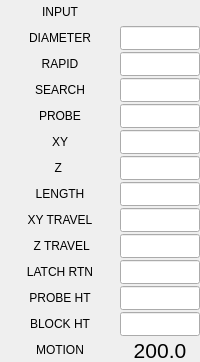
          <widget class="QWidget" name="widget_input" native="true">
           <property name="sizePolicy">
            <sizepolicy hsizetype="Preferred" vsizetype="Preferred">
             <horstretch>0</horstretch>
             <verstretch>0</verstretch>
            </sizepolicy>
           </property>
           <property name="minimumSize">
            <size>
             <width>160</width>
             <height>0</height>
            </size>
           </property>
           <property name="maximumSize">
            <size>
             <width>16777215</width>
             <height>16777215</height>
            </size>
           </property>
           <layout class="QVBoxLayout" name="verticalLayout_2">
            <property name="spacing">
             <number>2</number>
            </property>
            <property name="leftMargin">
             <number>0</number>
            </property>
            <property name="topMargin">
             <number>0</number>
            </property>
            <property name="rightMargin">
             <number>0</number>
            </property>
            <property name="bottomMargin">
             <number>0</number>
            </property>
            <item>
             <widget class="QWidget" name="widget_settings" native="true">
              <property name="minimumSize">
               <size>
                <width>0</width>
                <height>0</height>
               </size>
              </property>
              <layout class="QGridLayout" name="gridLayout_5">
               <property name="leftMargin">
                <number>0</number>
               </property>
               <property name="topMargin">
                <number>0</number>
               </property>
               <property name="rightMargin">
                <number>0</number>
               </property>
               <property name="bottomMargin">
                <number>0</number>
               </property>
               <property name="horizontalSpacing">
                <number>0</number>
               </property>
               <property name="verticalSpacing">
                <number>2</number>
               </property>
               <item row="25" column="1">
                <widget class="StatusLabel" name="statuslabel_motiontype">
                 <property name="minimumSize">
                  <size>
                   <width>70</width>
                   <height>24</height>
                  </size>
                 </property>
                 <property name="maximumSize">
                  <size>
                   <width>80</width>
                   <height>24</height>
                  </size>
                 </property>
                 <property name="text">
                  <string>&lt;html&gt;&lt;head/&gt;&lt;body&gt;&lt;p&gt;&lt;span style=&quot; font-size:16pt;&quot;&gt;200.0&lt;/span&gt;&lt;/p&gt;&lt;/body&gt;&lt;/html&gt;</string>
                 </property>
                 <property name="alignment">
                  <set>Qt::AlignCenter</set>
                 </property>
                 <property name="scaleText" stdset="0">
                  <bool>false</bool>
                 </property>
                 <property name="motion_type_status" stdset="0">
                  <bool>true</bool>
                 </property>
                </widget>
               </item>
               <item row="16" column="0">
                <widget class="QLabel" name="lab_length">
                 <property name="text">
                  <string>LENGTH</string>
                 </property>
                 <property name="alignment">
                  <set>Qt::AlignCenter</set>
                 </property>
                 <property name="margin">
                  <number>4</number>
                 </property>
                </widget>
               </item>
               <item row="20" column="0">
                <widget class="QLabel" name="label_tool_block_height">
                 <property name="text">
                  <string>PROBE HT</string>
                 </property>
                 <property name="alignment">
                  <set>Qt::AlignCenter</set>
                 </property>
                 <property name="margin">
                  <number>4</number>
                 </property>
                </widget>
               </item>
               <item row="12" column="0">
                <widget class="QLabel" name="lab_search_vel">
                 <property name="text">
                  <string>SEARCH</string>
                 </property>
                 <property name="alignment">
                  <set>Qt::AlignCenter</set>
                 </property>
                 <property name="margin">
                  <number>4</number>
                 </property>
                </widget>
               </item>
               <item row="16" column="1">
                <widget class="QLineEdit" name="input_side_edge_length">
                 <property name="sizePolicy">
                  <sizepolicy hsizetype="Preferred" vsizetype="Preferred">
                   <horstretch>0</horstretch>
                   <verstretch>0</verstretch>
                  </sizepolicy>
                 </property>
                 <property name="minimumSize">
                  <size>
                   <width>70</width>
                   <height>24</height>
                  </size>
                 </property>
                 <property name="maximumSize">
                  <size>
                   <width>80</width>
                   <height>24</height>
                  </size>
                 </property>
                 <property name="font">
                  <font>
                   <pointsize>10</pointsize>
                  </font>
                 </property>
                 <property name="cursor">
                  <cursorShape>IBeamCursor</cursorShape>
                 </property>
                 <property name="toolTip">
                  <string>Edge length</string>
                 </property>
                 <property name="text">
                  <string/>
                 </property>
                 <property name="maxLength">
                  <number>7</number>
                 </property>
                 <property name="frame">
                  <bool>true</bool>
                 </property>
                 <property name="alignment">
                  <set>Qt::AlignCenter</set>
                 </property>
                </widget>
               </item>
               <item row="18" column="1">
                <widget class="QLineEdit" name="input_max_z_travel">
                 <property name="sizePolicy">
                  <sizepolicy hsizetype="Preferred" vsizetype="Preferred">
                   <horstretch>0</horstretch>
                   <verstretch>0</verstretch>
                  </sizepolicy>
                 </property>
                 <property name="minimumSize">
                  <size>
                   <width>70</width>
                   <height>24</height>
                  </size>
                 </property>
                 <property name="maximumSize">
                  <size>
                   <width>80</width>
                   <height>24</height>
                  </size>
                 </property>
                 <property name="font">
                  <font>
                   <pointsize>10</pointsize>
                  </font>
                 </property>
                 <property name="cursor">
                  <cursorShape>IBeamCursor</cursorShape>
                 </property>
                 <property name="toolTip">
                  <string>Maximum Z travel during search</string>
                 </property>
                 <property name="text">
                  <string/>
                 </property>
                 <property name="maxLength">
                  <number>7</number>
                 </property>
                 <property name="frame">
                  <bool>true</bool>
                 </property>
                 <property name="alignment">
                  <set>Qt::AlignCenter</set>
                 </property>
                </widget>
               </item>
               <item row="17" column="1">
                <widget class="QLineEdit" name="input_max_travel">
                 <property name="sizePolicy">
                  <sizepolicy hsizetype="Preferred" vsizetype="Preferred">
                   <horstretch>0</horstretch>
                   <verstretch>0</verstretch>
                  </sizepolicy>
                 </property>
                 <property name="minimumSize">
                  <size>
                   <width>70</width>
                   <height>24</height>
                  </size>
                 </property>
                 <property name="maximumSize">
                  <size>
                   <width>80</width>
                   <height>24</height>
                  </size>
                 </property>
                 <property name="font">
                  <font>
                   <pointsize>10</pointsize>
                  </font>
                 </property>
                 <property name="cursor">
                  <cursorShape>IBeamCursor</cursorShape>
                 </property>
                 <property name="toolTip">
                  <string>Maximum  X and Ytravel during search</string>
                 </property>
                 <property name="text">
                  <string/>
                 </property>
                 <property name="maxLength">
                  <number>7</number>
                 </property>
                 <property name="frame">
                  <bool>true</bool>
                 </property>
                 <property name="alignment">
                  <set>Qt::AlignCenter</set>
                 </property>
                </widget>
               </item>
               <item row="14" column="0">
                <widget class="QLabel" name="lab_xy">
                 <property name="text">
                  <string>XY</string>
                 </property>
                 <property name="alignment">
                  <set>Qt::AlignCenter</set>
                 </property>
                 <property name="margin">
                  <number>4</number>
                 </property>
                </widget>
               </item>
               <item row="24" column="1">
                <widget class="QLineEdit" name="input_tool_block_height">
                 <property name="sizePolicy">
                  <sizepolicy hsizetype="Preferred" vsizetype="Preferred">
                   <horstretch>0</horstretch>
                   <verstretch>0</verstretch>
                  </sizepolicy>
                 </property>
                 <property name="minimumSize">
                  <size>
                   <width>70</width>
                   <height>24</height>
                  </size>
                 </property>
                 <property name="maximumSize">
                  <size>
                   <width>80</width>
                   <height>24</height>
                  </size>
                 </property>
                 <property name="font">
                  <font>
                   <pointsize>10</pointsize>
                  </font>
                 </property>
                 <property name="cursor">
                  <cursorShape>IBeamCursor</cursorShape>
                 </property>
                 <property name="toolTip">
                  <string>Tool block height</string>
                 </property>
                 <property name="text">
                  <string/>
                 </property>
                 <property name="maxLength">
                  <number>7</number>
                 </property>
                 <property name="frame">
                  <bool>true</bool>
                 </property>
                 <property name="alignment">
                  <set>Qt::AlignCenter</set>
                 </property>
                </widget>
               </item>
               <item row="8" column="0">
                <widget class="QLabel" name="lab_ball_diam">
                 <property name="text">
                  <string>DIAMETER</string>
                 </property>
                 <property name="alignment">
                  <set>Qt::AlignCenter</set>
                 </property>
                 <property name="margin">
                  <number>4</number>
                 </property>
                </widget>
               </item>
               <item row="12" column="1">
                <widget class="QLineEdit" name="input_search_vel">
                 <property name="sizePolicy">
                  <sizepolicy hsizetype="Preferred" vsizetype="Preferred">
                   <horstretch>0</horstretch>
                   <verstretch>0</verstretch>
                  </sizepolicy>
                 </property>
                 <property name="minimumSize">
                  <size>
                   <width>70</width>
                   <height>24</height>
                  </size>
                 </property>
                 <property name="maximumSize">
                  <size>
                   <width>80</width>
                   <height>24</height>
                  </size>
                 </property>
                 <property name="font">
                  <font>
                   <pointsize>10</pointsize>
                  </font>
                 </property>
                 <property name="cursor">
                  <cursorShape>IBeamCursor</cursorShape>
                 </property>
                 <property name="toolTip">
                  <string>Search velocity</string>
                 </property>
                 <property name="text">
                  <string/>
                 </property>
                 <property name="maxLength">
                  <number>7</number>
                 </property>
                 <property name="frame">
                  <bool>true</bool>
                 </property>
                 <property name="alignment">
                  <set>Qt::AlignCenter</set>
                 </property>
                </widget>
               </item>
               <item row="20" column="1">
                <widget class="QLineEdit" name="input_tool_probe_height">
                 <property name="sizePolicy">
                  <sizepolicy hsizetype="Preferred" vsizetype="Preferred">
                   <horstretch>0</horstretch>
                   <verstretch>0</verstretch>
                  </sizepolicy>
                 </property>
                 <property name="minimumSize">
                  <size>
                   <width>70</width>
                   <height>24</height>
                  </size>
                 </property>
                 <property name="maximumSize">
                  <size>
                   <width>80</width>
                   <height>24</height>
                  </size>
                 </property>
                 <property name="font">
                  <font>
                   <pointsize>10</pointsize>
                  </font>
                 </property>
                 <property name="cursor">
                  <cursorShape>IBeamCursor</cursorShape>
                 </property>
                 <property name="toolTip">
                  <string>Tool probe height</string>
                 </property>
                 <property name="text">
                  <string/>
                 </property>
                 <property name="maxLength">
                  <number>7</number>
                 </property>
                 <property name="frame">
                  <bool>true</bool>
                 </property>
                 <property name="alignment">
                  <set>Qt::AlignCenter</set>
                 </property>
                </widget>
               </item>
               <item row="13" column="1">
                <widget class="QLineEdit" name="input_probe_vel">
                 <property name="sizePolicy">
                  <sizepolicy hsizetype="Preferred" vsizetype="Preferred">
                   <horstretch>0</horstretch>
                   <verstretch>0</verstretch>
                  </sizepolicy>
                 </property>
                 <property name="minimumSize">
                  <size>
                   <width>70</width>
                   <height>24</height>
                  </size>
                 </property>
                 <property name="maximumSize">
                  <size>
                   <width>80</width>
                   <height>24</height>
                  </size>
                 </property>
                 <property name="font">
                  <font>
                   <pointsize>10</pointsize>
                  </font>
                 </property>
                 <property name="cursor">
                  <cursorShape>IBeamCursor</cursorShape>
                 </property>
                 <property name="toolTip">
                  <string>Probe velocity</string>
                 </property>
                 <property name="text">
                  <string/>
                 </property>
                 <property name="maxLength">
                  <number>7</number>
                 </property>
                 <property name="frame">
                  <bool>true</bool>
                 </property>
                 <property name="alignment">
                  <set>Qt::AlignCenter</set>
                 </property>
                </widget>
               </item>
               <item row="15" column="0">
                <widget class="QLabel" name="lab_z_2">
                 <property name="text">
                  <string>Z </string>
                 </property>
                 <property name="alignment">
                  <set>Qt::AlignCenter</set>
                 </property>
                 <property name="margin">
                  <number>4</number>
                 </property>
                </widget>
               </item>
               <item row="24" column="0">
                <widget class="QLabel" name="label_tool_block_height_2">
                 <property name="text">
                  <string>BLOCK HT</string>
                 </property>
                 <property name="alignment">
                  <set>Qt::AlignCenter</set>
                 </property>
                 <property name="margin">
                  <number>4</number>
                 </property>
                </widget>
               </item>
               <item row="19" column="1">
                <widget class="QLineEdit" name="input_latch_return_dist">
                 <property name="sizePolicy">
                  <sizepolicy hsizetype="Preferred" vsizetype="Preferred">
                   <horstretch>0</horstretch>
                   <verstretch>0</verstretch>
                  </sizepolicy>
                 </property>
                 <property name="minimumSize">
                  <size>
                   <width>70</width>
                   <height>24</height>
                  </size>
                 </property>
                 <property name="maximumSize">
                  <size>
                   <width>80</width>
                   <height>24</height>
                  </size>
                 </property>
                 <property name="font">
                  <font>
                   <pointsize>10</pointsize>
                  </font>
                 </property>
                 <property name="cursor">
                  <cursorShape>IBeamCursor</cursorShape>
                 </property>
                 <property name="toolTip">
                  <string>Latch return distance</string>
                 </property>
                 <property name="text">
                  <string/>
                 </property>
                 <property name="maxLength">
                  <number>7</number>
                 </property>
                 <property name="frame">
                  <bool>true</bool>
                 </property>
                 <property name="alignment">
                  <set>Qt::AlignCenter</set>
                 </property>
                </widget>
               </item>
               <item row="19" column="0">
                <widget class="QLabel" name="lab_latch_rtrn_dist">
                 <property name="text">
                  <string>LATCH RTN</string>
                 </property>
                 <property name="alignment">
                  <set>Qt::AlignCenter</set>
                 </property>
                 <property name="margin">
                  <number>4</number>
                 </property>
                </widget>
               </item>
               <item row="17" column="0">
                <widget class="QLabel" name="lab_max_travel">
                 <property name="text">
                  <string>XY TRAVEL</string>
                 </property>
                 <property name="alignment">
                  <set>Qt::AlignCenter</set>
                 </property>
                 <property name="margin">
                  <number>4</number>
                 </property>
                </widget>
               </item>
               <item row="11" column="0">
                <widget class="QLabel" name="lab_probe_rapid">
                 <property name="text">
                  <string>RAPID</string>
                 </property>
                 <property name="alignment">
                  <set>Qt::AlignCenter</set>
                 </property>
                 <property name="margin">
                  <number>4</number>
                 </property>
                </widget>
               </item>
               <item row="14" column="1">
                <widget class="QLineEdit" name="input_xy_clearance">
                 <property name="sizePolicy">
                  <sizepolicy hsizetype="Preferred" vsizetype="Preferred">
                   <horstretch>0</horstretch>
                   <verstretch>0</verstretch>
                  </sizepolicy>
                 </property>
                 <property name="minimumSize">
                  <size>
                   <width>70</width>
                   <height>24</height>
                  </size>
                 </property>
                 <property name="maximumSize">
                  <size>
                   <width>80</width>
                   <height>24</height>
                  </size>
                 </property>
                 <property name="font">
                  <font>
                   <pointsize>10</pointsize>
                  </font>
                 </property>
                 <property name="cursor">
                  <cursorShape>IBeamCursor</cursorShape>
                 </property>
                 <property name="toolTip">
                  <string>Distance to move before starting search</string>
                 </property>
                 <property name="text">
                  <string/>
                 </property>
                 <property name="maxLength">
                  <number>7</number>
                 </property>
                 <property name="frame">
                  <bool>true</bool>
                 </property>
                 <property name="cursorPosition">
                  <number>0</number>
                 </property>
                 <property name="alignment">
                  <set>Qt::AlignCenter</set>
                 </property>
                </widget>
               </item>
               <item row="11" column="1">
                <widget class="QLineEdit" name="input_rapid_vel">
                 <property name="sizePolicy">
                  <sizepolicy hsizetype="Preferred" vsizetype="Preferred">
                   <horstretch>0</horstretch>
                   <verstretch>0</verstretch>
                  </sizepolicy>
                 </property>
                 <property name="minimumSize">
                  <size>
                   <width>70</width>
                   <height>24</height>
                  </size>
                 </property>
                 <property name="maximumSize">
                  <size>
                   <width>80</width>
                   <height>24</height>
                  </size>
                 </property>
                 <property name="font">
                  <font>
                   <pointsize>10</pointsize>
                  </font>
                 </property>
                 <property name="cursor">
                  <cursorShape>IBeamCursor</cursorShape>
                 </property>
                 <property name="toolTip">
                  <string>Probe rapid velocity</string>
                 </property>
                 <property name="text">
                  <string/>
                 </property>
                 <property name="maxLength">
                  <number>7</number>
                 </property>
                 <property name="frame">
                  <bool>true</bool>
                 </property>
                 <property name="alignment">
                  <set>Qt::AlignCenter</set>
                 </property>
                </widget>
               </item>
               <item row="25" column="0">
                <widget class="QLabel" name="label_tool_block_height_3">
                 <property name="text">
                  <string>MOTION</string>
                 </property>
                 <property name="alignment">
                  <set>Qt::AlignCenter</set>
                 </property>
                 <property name="margin">
                  <number>4</number>
                 </property>
                </widget>
               </item>
               <item row="18" column="0">
                <widget class="QLabel" name="lab_max_travel_2">
                 <property name="text">
                  <string> Z TRAVEL</string>
                 </property>
                 <property name="alignment">
                  <set>Qt::AlignCenter</set>
                 </property>
                 <property name="margin">
                  <number>4</number>
                 </property>
                </widget>
               </item>
               <item row="15" column="1">
                <widget class="QLineEdit" name="input_z_clearance">
                 <property name="sizePolicy">
                  <sizepolicy hsizetype="Preferred" vsizetype="Preferred">
                   <horstretch>0</horstretch>
                   <verstretch>0</verstretch>
                  </sizepolicy>
                 </property>
                 <property name="minimumSize">
                  <size>
                   <width>70</width>
                   <height>24</height>
                  </size>
                 </property>
                 <property name="maximumSize">
                  <size>
                   <width>80</width>
                   <height>24</height>
                  </size>
                 </property>
                 <property name="font">
                  <font>
                   <pointsize>10</pointsize>
                  </font>
                 </property>
                 <property name="cursor">
                  <cursorShape>IBeamCursor</cursorShape>
                 </property>
                 <property name="toolTip">
                  <string>Distance to move Z up or down during search</string>
                 </property>
                 <property name="text">
                  <string/>
                 </property>
                 <property name="maxLength">
                  <number>7</number>
                 </property>
                 <property name="frame">
                  <bool>true</bool>
                 </property>
                 <property name="alignment">
                  <set>Qt::AlignCenter</set>
                 </property>
                </widget>
               </item>
               <item row="8" column="1">
                <widget class="QLineEdit" name="input_probe_diam">
                 <property name="sizePolicy">
                  <sizepolicy hsizetype="Preferred" vsizetype="Preferred">
                   <horstretch>0</horstretch>
                   <verstretch>0</verstretch>
                  </sizepolicy>
                 </property>
                 <property name="minimumSize">
                  <size>
                   <width>70</width>
                   <height>24</height>
                  </size>
                 </property>
                 <property name="maximumSize">
                  <size>
                   <width>80</width>
                   <height>24</height>
                  </size>
                 </property>
                 <property name="font">
                  <font>
                   <pointsize>10</pointsize>
                  </font>
                 </property>
                 <property name="cursor">
                  <cursorShape>IBeamCursor</cursorShape>
                 </property>
                 <property name="mouseTracking">
                  <bool>true</bool>
                 </property>
                 <property name="toolTip">
                  <string>Probe diameter</string>
                 </property>
                 <property name="layoutDirection">
                  <enum>Qt::LeftToRight</enum>
                 </property>
                 <property name="inputMask">
                  <string/>
                 </property>
                 <property name="text">
                  <string/>
                 </property>
                 <property name="maxLength">
                  <number>7</number>
                 </property>
                 <property name="frame">
                  <bool>true</bool>
                 </property>
                 <property name="alignment">
                  <set>Qt::AlignCenter</set>
                 </property>
                </widget>
               </item>
               <item row="13" column="0">
                <widget class="QLabel" name="lab_probe_vel">
                 <property name="text">
                  <string>PROBE</string>
                 </property>
                 <property name="alignment">
                  <set>Qt::AlignCenter</set>
                 </property>
                 <property name="margin">
                  <number>4</number>
                 </property>
                </widget>
               </item>
               <item row="7" column="1">
                <widget class="StateLabel" name="statelabel_machineUnits">
                 <property name="alignment">
                  <set>Qt::AlignCenter</set>
                 </property>
                 <property name="machine_is_metric_status" stdset="0">
                  <bool>true</bool>
                 </property>
                 <property name="metric_mode_status" stdset="0">
                  <bool>false</bool>
                 </property>
                 <property name="css_mode_status" stdset="0">
                  <bool>false</bool>
                 </property>
                 <property name="true_textTemplate" stdset="0">
                  <string>MM</string>
                 </property>
                 <property name="false_textTemplate" stdset="0">
                  <string>INCH</string>
                 </property>
                </widget>
               </item>
               <item row="7" column="0">
                <widget class="QLabel" name="lbl_results_2">
                 <property name="sizePolicy">
                  <sizepolicy hsizetype="Preferred" vsizetype="Fixed">
                   <horstretch>0</horstretch>
                   <verstretch>0</verstretch>
                  </sizepolicy>
                 </property>
                 <property name="minimumSize">
                  <size>
                   <width>0</width>
                   <height>24</height>
                  </size>
                 </property>
                 <property name="maximumSize">
                  <size>
                   <width>16777215</width>
                   <height>24</height>
                  </size>
                 </property>
                 <property name="text">
                  <string>INPUT</string>
                 </property>
                 <property name="alignment">
                  <set>Qt::AlignCenter</set>
                 </property>
                </widget>
               </item>
              </layout>
             </widget>
            </item>
           </layout>
          </widget>
